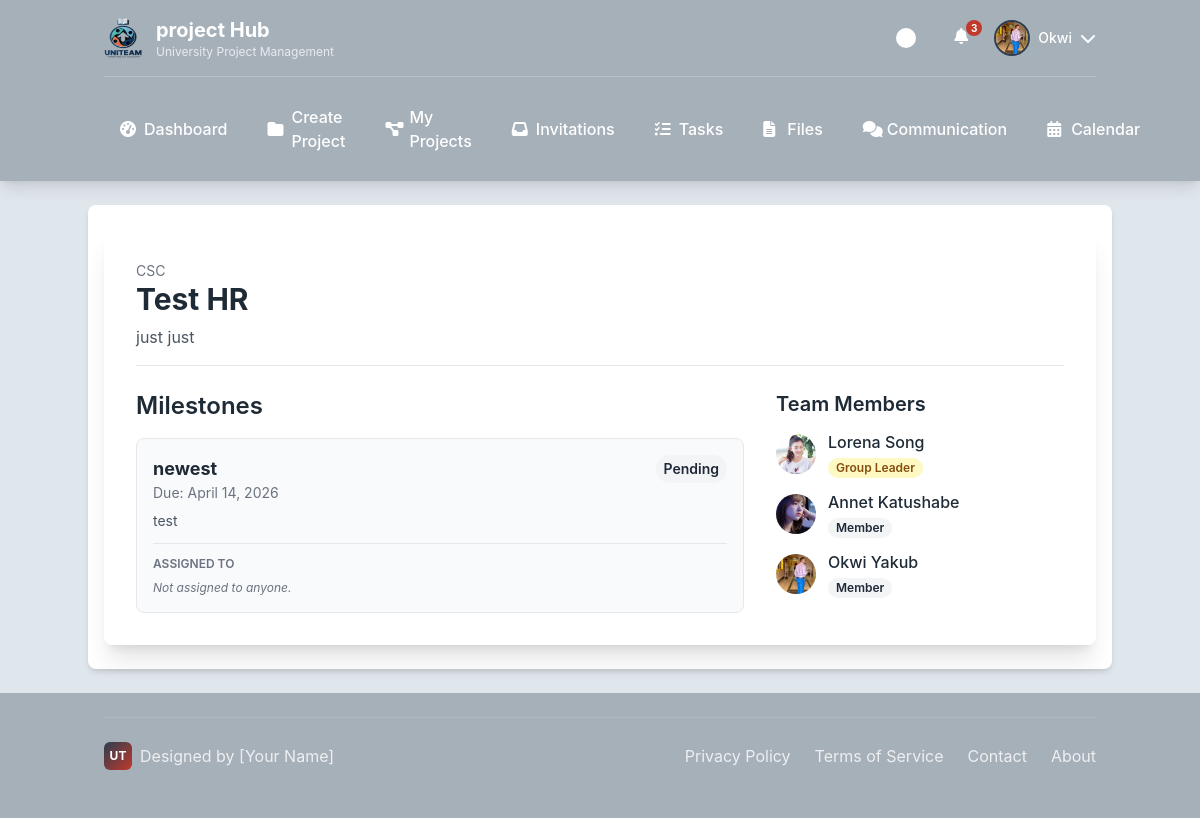
/projects/4/ (signed in), run on the app's committed database.
### users/models.py (models this page shows)
class CustomUser(AbstractUser):
    class Role(models.TextChoices):
        ADMIN = "ADMIN", "Admin"
        LECTURER = "LECTURER", "Lecturer"
        STUDENT = "STUDENT", "Student"
    role = models.CharField(max_length=50, choices=Role.choices)
    avatar = models.ImageField(upload_to='avatars/', null=True, blank=True)
    is_approved = models.BooleanField(default=True)
    phone_number = models.CharField(max_length=20, blank=True)
    def get_full_name(self):
        return f"{self.first_name} {self.last_name}"

### projects/models.py (models this page shows, shortened)
class Project(models.Model):
    class LifecycleStatus(models.TextChoices):
        DRAFT = 'DRAFT', 'Draft'
        ACTIVE = 'ACTIVE', 'Active'
        SUBMITTED = 'SUBMITTED', 'Submitted'
        ARCHIVED = 'ARCHIVED', 'Archived'
    title = models.CharField(max_length=200)
    description = models.TextField()
    course_code = models.CharField(max_length=20, blank=True)
    deadline = models.DateField()
    lifecycle_status = models.CharField(
        max_length=20,
        choices=LifecycleStatus.choices,
        default=LifecycleStatus.ACTIVE,
    )
    supervisor = models.ForeignKey(
        settings.AUTH_USER_MODEL,
        on_delete=models.SET_NULL, null=True, blank=True,
        limit_choices_to={'role': 'LECTURER'}, related_name='supervised_projects'
    )
    template_used = models.ForeignKey(ProjectTemplate, on_delete=models.SET_NULL, null=True, blank=True)
    created_at = models.DateTimeField(auto_now_add=True)
    updated_at = models.DateTimeField(auto_now=True)
    class Meta:
        ordering = ['deadline', '-created_at']

class Milestone(models.Model):
    class Status(models.TextChoices):
        PENDING = 'PENDING', 'Pending'
        IN_PROGRESS = 'IN_PROGRESS', 'In Progress'
        COMPLETED = 'COMPLETED', 'Completed'
        OVERDUE = 'OVERDUE', 'Overdue'
    project = models.ForeignKey(Project, on_delete=models.CASCADE, related_name='milestones')
    title = models.CharField(max_length=200)
    description = models.TextField(blank=True)
    due_date = models.DateField()
    status = models.CharField(max_length=20, choices=Status.choices, default=Status.PENDING)
    assigned_to = models.ManyToManyField(
        settings.AUTH_USER_MODEL,
        blank=True,
        related_name='milestones'
    )
    class Meta:
        ordering = ['due_date']  # Order milestones by their due date by default

class TeamMembership(models.Model):
    user = models.ForeignKey(settings.AUTH_USER_MODEL, on_delete=models.CASCADE)
    team = models.ForeignKey(Team, on_delete=models.CASCADE)
    role = models.CharField(max_length=50, choices=Team.Role.choices, default=Team.Role.MEMBER)
    joined_at = models.DateTimeField(auto_now_add=True)
    class Meta:
        unique_together = ('user', 'team')

### projects/views.py (the view)
# urls.py: path('<int:project_id>/', views.project_dashboard_view, name='project_dashboard'),
@login_required
def project_dashboard_view(request, project_id):
    project = get_object_or_404(Project, pk=project_id)
    user_membership = project.team.teammembership_set.filter(user=request.user).first()
    is_supervisor = project.supervisor == request.user
    if not (user_membership or is_supervisor):
        messages.error(request, "You do not have permission to view this project.")
        return redirect('student_dashboard') # Or wherever your main dashboard is
    user_role_in_project = None
    template_name = '' # Initialize template name
    if is_supervisor:
        user_role_in_project = "SUPERVISOR"
        template_name = 'projects/project_dashboard_supervisor.html'
    elif user_membership:
        if user_membership.role == Team.Role.LEADER:
            user_role_in_project = Team.Role.LEADER
            template_name = 'projects/project_dashboard_leader.html'
        else:
            user_role_in_project = Team.Role.MEMBER
            template_name = 'projects/project_dashboard_student.html'
    if not template_name:
        messages.error(request, "Could not determine your role for this project.")
        return redirect('student_dashboard')
    context = {
        'project': project,
        'team_memberships': project.team.teammembership_set.all(),
        'user_role_in_project': user_role_in_project,
        'is_leader': user_role_in_project == Team.Role.LEADER,
    }
    return render(request, template_name, context)

### templates/projects/project_dashboard_student.html (shortened to what this page needs)
{% extends "base/base_student.html" %}
{% load static %}
{% block content %}
<div class="surface shadow-xl rounded-lg p-6 md:p-8">
    <div class="mb-6 border-b pb-4">
        <p class="text-sm text-gray-500">{{ project.course_code|default:"General Project" }}</p>
        <h1 class="text-3xl font-bold">{{ project.title }}</h1>
        <p class="text-gray-600 mt-2">{{ project.description }}</p>
    </div>
    <div class="grid grid-cols-1 lg:grid-cols-3 gap-8">
        <div class="lg:col-span-2 space-y-8">
            <div>
                <h2 class="text-2xl font-semibold mb-4">Milestones</h2>
                <div class="space-y-4">
                    {% for milestone in project.milestones.all %}
                    <div class="bg-gray-50 dark:bg-gray-700 p-4 rounded-lg border dark:border-gray-600">
                        <div class="flex justify-between items-start">
                            <div>
                                <p class="font-bold text-lg">{{ milestone.title }}</p>
                                <p class="text-sm text-gray-500">Due: {{ milestone.due_date|date:"F j, Y" }}</p>
                            </div>
                            {% if user in milestone.assigned_to.all %}
                            <form action="{% url 'update_milestone_status' milestone.id %}" method="post" class="flex items-center gap-2">
                                {% csrf_token %}
                                <select name="status" class="input-field text-sm py-1">
                                    {% for value, name in milestone.Status.choices %}
                                        <option value="{{ value }}" {% if milestone.status == value %}selected{% endif %}>{{ name }}</option>
                                    {% endfor %}
                                </select>
                                <button type="submit" class="btn btn-secondary py-1 px-2 text-xs">Update</button>
                            </form>
                            {% else %}
                                <span class="text-sm font-semibold px-2 py-1 rounded-full
                                    {% if milestone.status == 'COMPLETED' %}bg-green-100 text-green-800
                                    {% elif milestone.status == 'IN_PROGRESS' %}bg-blue-100 text-blue-800
                                    {% else %}bg-gray-100 text-gray-800{% endif %}">
                                    {{ milestone.get_status_display }}
                                </span>
                            {% endif %}
                        </div>
                        <p class="mt-2 text-sm text-gray-600 dark:text-gray-300">{{ milestone.description|linebreaksbr }}</p>
                        <div class="mt-3 border-t dark:border-gray-600 pt-3">
                            <p class="text-xs font-semibold text-gray-500 uppercase">Assigned To</p>
                            <div class="flex flex-wrap gap-2 mt-2">
                                {% for member in milestone.assigned_to.all %}
                                    <div class="flex items-center bg-gray-200 dark:bg-gray-600 px-2 py-1 rounded-full">
                                        {% if member.avatar %}<img src="{{ member.avatar.url }}" class="w-5 h-5 rounded-full object-cover mr-2">{% endif %}
                                        <span class="text-xs font-medium">{{ member.get_full_name }}</span>
                                    </div>
                                {% empty %}
                                    <span class="text-xs text-gray-500 italic">Not assigned to anyone.</span>
                                {% endfor %}
                            </div>
                        </div>
                    </div>
                    {% empty %}
                        <p class="text-gray-500 text-sm text-center py-4">No milestones have been added for this project yet.</p>
                    {% endfor %}
                </div>
            </div>
        </div>
        <div class="lg:col-span-1 space-y-6">
            <div>
                <h2 class="text-xl font-semibold mb-3">Team Members</h2>
                <ul class="space-y-3">
                    {% for membership in team_memberships %}
                    <li class="flex items-center">
                        {% if membership.user.avatar %}<img src="{{ membership.user.avatar.url }}" class="w-10 h-10 rounded-full object-cover mr-3">{% else %}<div class="w-10 h-10 rounded-full bg-gray-300 flex items-center justify-center font-bold text-gray-600 mr-3">{{ membership.user.first_name.0|upper }}</div>{% endif %}
                        <div>
                            <p class="font-medium">{{ membership.user.get_full_name }}</p>
                            <p class="text-xs font-semibold rounded-full px-2 py-0.5 inline-block {% if membership.role == 'LEADER' %} bg-yellow-100 text-yellow-800 {% else %} bg-gray-100 text-gray-800 {% endif %}">{{ membership.get_role_display }}</p>
                        </div>
                    </li>
                    {% endfor %}
                </ul>
            </div>
        </div>
    </div>
</div>
{% endblock %}

### templates/base/base_student.html (shortened to what this page needs)
<!DOCTYPE html>
{% load static %}
<html lang="en">
<head>
    <script src="https://cdn.tailwindcss.com"></script>
    <link rel="stylesheet" href="https://cdnjs.cloudflare.com/ajax/libs/font-awesome/6.4.0/css/all.min.css">
    <link rel="stylesheet" href="{% static 'css/student_base.css' %}">
</head>
<body class="min-h-screen flex flex-col">
    <header class="header-bg text-white shadow-lg">
        <div class="container mx-auto px-4 py-4">
            <div class="flex justify-between items-center">
                <div class="logo-container">
                    <img src="{% static 'images/logo/uniteam_logo (1).png'%}" alt="UniTeam Logo" class="w-10 h-10 rounded-lg" onerror="this.style.display='none'; this.nextElementSibling.style.display='flex';">
                    <div>
                        <h1 class="text-xl font-bold">project Hub</h1>
                        <p class="text-xs opacity-75">University Project Management</p>
                    </div>
                </div>
                <div class="flex items-center space-x-4">
                    <div class="theme-toggle" id="themeToggle" title="Toggle Theme"></div>
                    {% if user.is_authenticated %}
                        <div class="relative cursor-pointer" id="notificationButton" title="Notifications">
                            <i class="fa-solid fa-bell w-6 h-6 text-white hover:text-accent-1 transition-colors"></i>
                            <span class="notification-badge">3</span>
                        </div>
                        <div class="profile-dropdown">
                            <div class="flex items-center gap-2 cursor-pointer" id="profileButton">
                                {% if user.avatar %}
                                    <img src="{{ user.avatar.url }}" alt="{{ user.username }}'s Avatar" class="profile-avatar object-cover">
                                {% else %}
                                    <div class="profile-avatar bg-accent-1 flex items-center justify-center text-white font-bold">
                                        {{ user.first_name.0|default:user.username.0|upper }}
                                    </div>
                                {% endif %}
                                <span class="hidden md:block text-sm font-medium">{{ user.first_name|default:user.username }}</span>
                                <i class="fa-solid fa-chevron-down w-4 h-4 transition-transform" id="profileArrow"></i>
                            </div>
                        </div>
                    {% else %}
                        <div class="flex items-center space-x-3">
                            <a href="#" class="btn btn-secondary">LOGIN</a>
                            <a href="#" class="btn btn-primary">REGISTER</a>
                        </div>
                    {% endif %}
                </div>
            </div>
            {% if user.is_authenticated %}
            <nav class="hidden md:block mt-4 pt-4 border-t border-white border-opacity-20">
                <div class="flex space-x-2">
                    <a href="{% url 'student_dashboard' %}" class="nav-link {% if request.resolver_match.url_name == 'dashboard' %}active{% endif %}">
                        <i class="fa-solid fa-gauge-high w-4 h-4"></i>
                        Dashboard
                    </a>
                    <a href="{% url 'create_project' %}" class="nav-link {% if request.resolver_match.url_name == 'projects' %}active{% endif %}">
                        <i class="fa-solid fa-folder w-4 h-4"></i>
                        Create Project
                    </a>
                    <a href="{% url 'my_projects' %}" class="nav-link {% if request.resolver_match.url_name == 'projects' %}active{% endif %}">
                        <i class="fa-solid fa-diagram-project w-4 h-4"></i>
                        My Projects
                    </a>
                    <a href="{% url 'view_invitations' %}" class="nav-link {% if request.resolver_match.url_name == 'invitations' %}active{% endif %}">
                        <i class="fa-solid fa-inbox w-4 h-4"></i>
                        Invitations
                    </a>
                    <a href="" class="nav-link {% if request.resolver_match.url_name == 'tasks' %}active{% endif %}">
                        <i class="fa-solid fa-list-check w-4 h-4"></i>
                        Tasks
                    </a>
                    <a href="#" class="nav-link {% if request.resolver_match.url_name == 'files' %}active{% endif %}">
                        <i class="fa-solid fa-file-lines w-4 h-4"></i>
                        Files
                    </a>
                    <a href="#" class="nav-link {% if request.resolver_match.url_name == 'communication' %}active{% endif %}">
                        <i class="fa-solid fa-comments w-4 h-4"></i>
                        Communication
                    </a>
                    <a href="#" class="nav-link {% if request.resolver_match.url_name == 'calendar' %}active{% endif %}">
                        <i class="fa-solid fa-calendar-days w-4 h-4"></i>
                        Calendar
                    </a>
                </div>
            </nav>
            {% endif %}
        </div>
    </header>
    <main class="flex-grow container mx-auto px-4 py-6 surface shadow-md my-6 rounded-lg">
        {% block content %}{% endblock %}
    </main>
    {% if user.is_authenticated %}
    <footer class="footer-bg text-white py-6 mt-auto">
        <div class="container mx-auto px-4">
            <div class="footer-content">
                <div class="personal-branding">
                    <div class="personal-logo">UT</div>
                    <span>Designed by [Your Name]</span>
                </div>
                <div class="footer-links">
                    <a href="#">Privacy Policy</a>
                    <a href="#">Terms of Service</a>
                    <a href="#">Contact</a>
                    <a href="#">About</a>
                </div>
            </div>
        </div>
    </footer>
    {% endif %}
</body>
</html>

### data on the page
CustomUser: avatar (picture), first_name "Okwi"
Project: course_code "CSC", title "Test HR", description "just just"
Milestone: title "newest", due_date "April 14, 2026", status "Pending", description "test"
TeamMembership: user.avatar (picture), user.get_full_name "Lorena Song", role "Group Leader"
TeamMembership: user.avatar (picture), user.get_full_name "Annet Katushabe", role "Member"
TeamMembership: user.avatar (picture), user.get_full_name "Okwi Yakub", role "Member"
